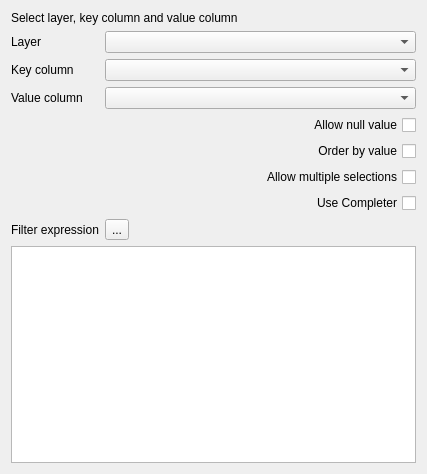
<?xml version="1.0" encoding="UTF-8"?>
<ui version="4.0">
 <class>ValueRelationConfigDlgBase</class>
 <widget class="QWidget" name="ValueRelationConfigDlgBase">
  <property name="geometry">
   <rect>
    <x>0</x>
    <y>0</y>
    <width>427</width>
    <height>474</height>
   </rect>
  </property>
  <property name="windowTitle">
   <string>Form</string>
  </property>
  <layout class="QFormLayout" name="formLayout">
   <property name="fieldGrowthPolicy">
    <enum>QFormLayout::AllNonFixedFieldsGrow</enum>
   </property>
   <item row="0" column="0" colspan="2">
    <widget class="QLabel" name="label_8">
     <property name="text">
      <string>Select layer, key column and value column</string>
     </property>
    </widget>
   </item>
   <item row="1" column="0">
    <widget class="QLabel" name="label_5">
     <property name="text">
      <string>Layer</string>
     </property>
     <property name="buddy">
      <cstring>mLayerName</cstring>
     </property>
    </widget>
   </item>
   <item row="1" column="1">
    <widget class="QgsMapLayerComboBox" name="mLayerName"/>
   </item>
   <item row="2" column="0">
    <widget class="QLabel" name="label_6">
     <property name="text">
      <string>Key column</string>
     </property>
     <property name="buddy">
      <cstring>mKeyColumn</cstring>
     </property>
    </widget>
   </item>
   <item row="2" column="1">
    <widget class="QgsFieldComboBox" name="mKeyColumn"/>
   </item>
   <item row="3" column="0">
    <widget class="QLabel" name="label_7">
     <property name="text">
      <string>Value column</string>
     </property>
     <property name="buddy">
      <cstring>mValueColumn</cstring>
     </property>
    </widget>
   </item>
   <item row="3" column="1">
    <widget class="QgsFieldComboBox" name="mValueColumn"/>
   </item>
   <item row="4" column="0" colspan="2">
    <widget class="QCheckBox" name="mAllowNull">
     <property name="layoutDirection">
      <enum>Qt::RightToLeft</enum>
     </property>
     <property name="text">
      <string>Allow null value</string>
     </property>
    </widget>
   </item>
   <item row="5" column="0" colspan="2">
    <widget class="QCheckBox" name="mOrderByValue">
     <property name="layoutDirection">
      <enum>Qt::RightToLeft</enum>
     </property>
     <property name="text">
      <string>Order by value</string>
     </property>
    </widget>
   </item>
   <item row="6" column="0" colspan="2">
    <widget class="QCheckBox" name="mAllowMulti">
     <property name="layoutDirection">
      <enum>Qt::RightToLeft</enum>
     </property>
     <property name="text">
      <string>Allow multiple selections</string>
     </property>
    </widget>
   </item>
   <item row="8" column="0">
    <widget class="QLabel" name="label_19">
     <property name="text">
      <string>Filter expression</string>
     </property>
     <property name="buddy">
      <cstring>mValueColumn</cstring>
     </property>
    </widget>
   </item>
   <item row="8" column="1">
    <widget class="QToolButton" name="mEditExpression">
     <property name="layoutDirection">
      <enum>Qt::RightToLeft</enum>
     </property>
     <property name="text">
      <string>...</string>
     </property>
    </widget>
   </item>
   <item row="9" column="0" colspan="2">
    <widget class="QTextEdit" name="mFilterExpression"/>
   </item>
   <item row="7" column="0" colspan="2">
    <widget class="QCheckBox" name="mUseCompleter">
     <property name="layoutDirection">
      <enum>Qt::RightToLeft</enum>
     </property>
     <property name="text">
      <string>Use Completer</string>
     </property>
    </widget>
   </item>
  </layout>
 </widget>
 <customwidgets>
  <customwidget>
   <class>QgsMapLayerComboBox</class>
   <extends>QComboBox</extends>
   <header>qgsmaplayercombobox.h</header>
  </customwidget>
  <customwidget>
   <class>QgsFieldComboBox</class>
   <extends>QComboBox</extends>
   <header>qgsfieldcombobox.h</header>
  </customwidget>
 </customwidgets>
 <tabstops>
  <tabstop>mLayerName</tabstop>
  <tabstop>mKeyColumn</tabstop>
  <tabstop>mValueColumn</tabstop>
  <tabstop>mAllowNull</tabstop>
  <tabstop>mOrderByValue</tabstop>
  <tabstop>mAllowMulti</tabstop>
  <tabstop>mUseCompleter</tabstop>
  <tabstop>mEditExpression</tabstop>
  <tabstop>mFilterExpression</tabstop>
 </tabstops>
 <resources/>
 <connections/>
</ui>
